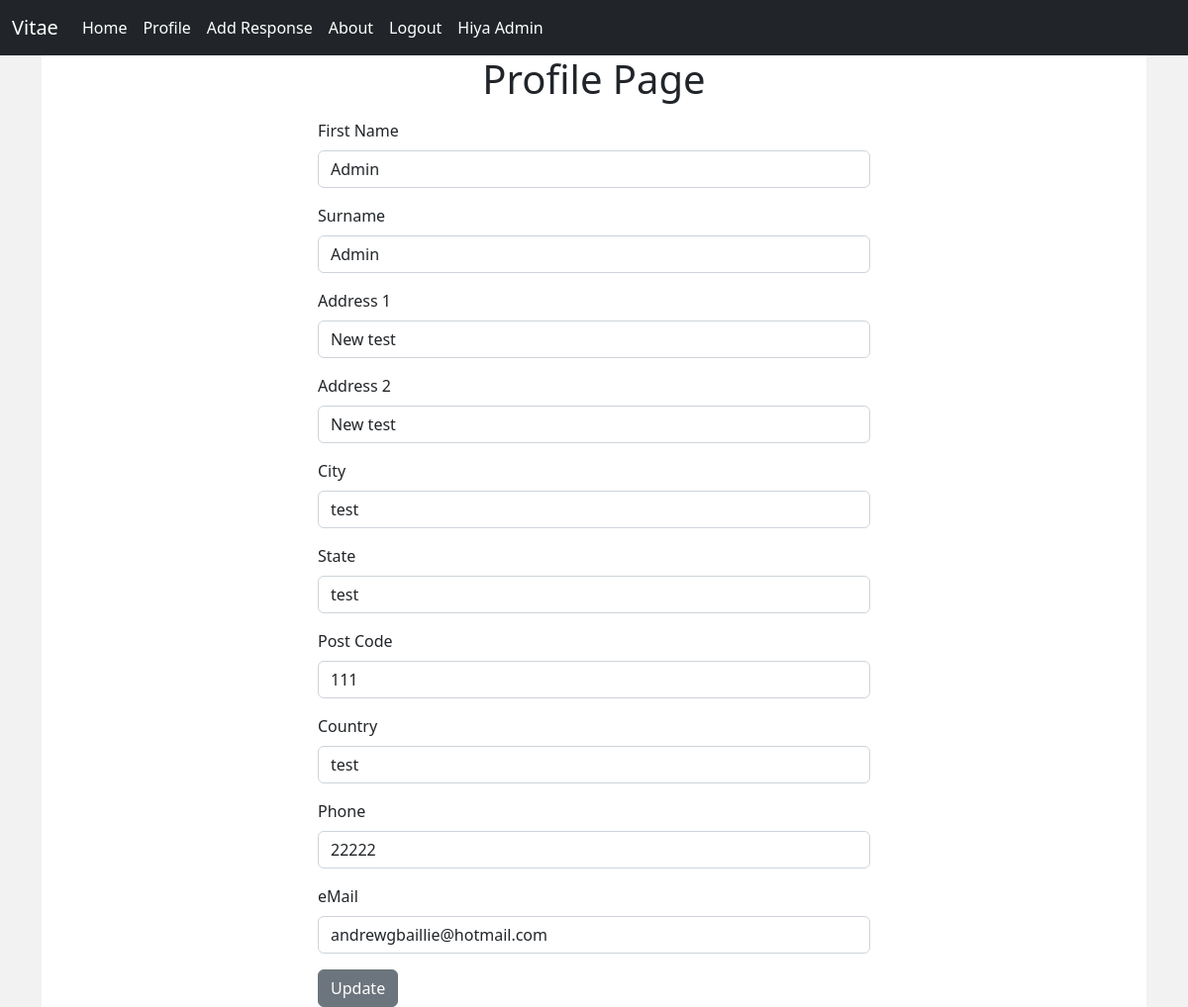
Page /profile/ (signed in) on the committed database.
### authenticate/models.py (models this page shows, shortened)
class User(AbstractUser):
    address_1 = models.CharField(max_length=256)
    address_2 = models.CharField(max_length=256, blank=True)
    suburb = models.CharField(max_length=100)
    postcode = models.CharField(max_length=10)
    state = models.CharField(max_length=100)
    country = models.CharField(max_length=100)
    phone = models.CharField(max_length=20)
    class Meta:
        verbose_name = 'User'
        verbose_name_plural = 'Users'

### authenticate/views.py (the view)
# urls.py: path('profile/', views.user_profile, name='profile'),
def user_profile(request):
    if request.method == 'POST':
        form = UserForm(request.POST, instance=request.user)
        if form.is_valid():
            form.save()
        print(form)
    return render(request, 'authenticate/profile.html')

### authenticate/templates/authenticate/profile.html (shortened to what this page needs)
{% extends 'authenticate/base.html' %}
{% block content %}
<div class="main-container d-flex">
  <div class="content">
    <h1 class ="text-center"> Profile Page</h1>
    {% if user.is_authenticated %}
    <div class = "col-md-6 offset-md-3">
      <form method ="POST">
          <div class="mt-3 mb-3">
            <label for="Address1" class="form-label">First Name</label>
            <input type="text" class="form-control" value="{{ user.first_name }}" name="first_name">
          </div>
          <div class="mt-3 mb-3">
            <label for="Address1" class="form-label">Surname</label>
            <input type="text" class="form-control" value="{{ user.last_name }}" name="last_name">
          </div>
          <div class="mt-3 mb-3">
            <label for="Address1" class="form-label">Address 1</label>
            <input type="text" class="form-control" value="{{ user.address_1 }}" name="address_1">
          </div>
          <div class="mt-3 mb-3">
            <label for="Address2" class="form-label">Address 2</label>
            <input type="text" class="form-control" value="{{ user.address_2 }}" name="address_2">
          </div>
          <div class="mt-3 mb-3">
            <label for="Suburb" class="form-label">City</label>
            <input type="text" class="form-control" value="{{ user.suburb }}" name="suburb">
          </div>
          <div class="mt-3 mb-3">
            <label for="State" class="form-label">State</label>
            <input type="text" class="form-control" value="{{ user.state }}" name="state">
          </div>
          <div class="mt-3 mb-3">
            <label for="postcode" class="form-label">Post Code</label>
            <input type="text" class="form-control" value="{{ user.postcode }}" name="postcode">
          </div>
          <div class="mt-3 mb-3">
            <label for="Country" class="form-label">Country</label>
            <input type="text" class="form-control" value="{{ user.country }}" name="country">
          </div>
          <div class="mt-3 mb-3">
            <label for="Phone" class="form-label">Phone</label>
            <input type="text" class="form-control" value="{{ user.phone }}" name="phone">
          </div>
          <div class="mt-3 mb-3">
            <label for="eMail" class="form-label">eMail</label>
            <input type="text" class="form-control" value="{{ user.email }}" name="email">
          </div>
          <button type="submit" class="btn btn-secondary">Update</button>
      </form>
  </div class>
    {% endif %}
  </div>
</div>
{% endblock content %}

### authenticate/templates/authenticate/base.html (shortened to what this page needs)
{% load static %}
<!doctype html>
<html lang="en">
<head>
    <link href="https://cdn.jsdelivr.net/npm/bootstrap@5.2.0-beta1/dist/css/bootstrap.min.css" rel="stylesheet"
>
    <link rel="stylesheet" type="text/css" href="{% static 'authenticate/stylehome.css' %}">
</head>
<body>
<nav class="navbar navbar-expand-lg navbar-dark bg-dark">
    <div class="container-fluid">
        <a class="navbar-brand" href="{% url 'home' %}">Vitae</a>
        <div class="collapse navbar-collapse" id="navbarSupportedContent">
            <ul class="navbar-nav ml-auto">
                {% if user.is_authenticated %}
                    <li class="nav-item">
                        <a class="nav-link active" href="{% url 'home' %}">Home</a>
                    </li>
                    <li class="nav-item">
                        <a class="nav-link active" href="{% url 'profile' %}">Profile</a>
                    </li>
                    <li class="nav-item">
                        <a class="nav-link active" href="{% url 'response' %}">Add Response</a>
                    </li>
                    <li class="nav-item">
                        <a class="nav-link active" href="{% url 'about' %}">About</a>
                    </li>
                    <li class="nav-item">
                        <a class="nav-link active" href="{% url 'logout' %}">Logout</a>
                    </li>
                    <li class="nav-item">
                        <a class="nav-link active ml-5">Hiya {{ user.first_name }} </a>
                    </li>
                {% endif %}
            </ul>
        </div>
    </div>
</nav>
<div class="container">
    {% block content %}
    {% endblock content %}
</div>
</body>
</html>

### authenticate/static/authenticate/stylehome.css (style rules this page uses)
body { background-color: #f2f2f2; }
.content { min-height: 100vh; width: 100%; background-color: white; }

### rows in the picture
User: first_name "Admin", last_name "Admin", address_1 "New test", address_2 "New test", suburb "test", state "test", postcode "111", country "test", phone "22222", email "andrewgbaillie@hotmail.com"
